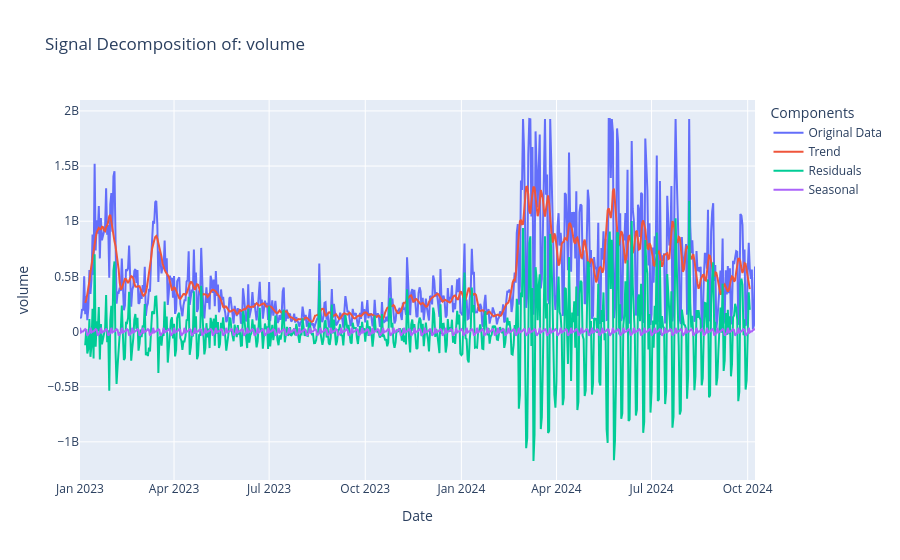

Notebook cell for this chart:
### Markdown cell above
### 4.4.4. Volume

### Code cell
volume = signal_decomp(
    cleaned_futures.historical_data["volume"], return_results=True
)

### Figure 1 — Plotly figure (JSON) as saved in the notebook; plotly's stock layout.template omitted (floating-point values rounded to 4 significant figures; data arrays with more than 128 entries replaced by an {"elided": "..."} marker saying what was removed)
{"data": [{"mode": "lines", "name": "Original Data", "type": "scatter", "x": {"elided": "647 str values"}, "y": {"elided": "647 float values"}}, {"mode": "lines", "name": "Trend", "type": "scatter", "x": {"elided": "647 str values"}, "y": {"elided": "647 float values"}}, {"mode": "lines", "name": "Residuals", "type": "scatter", "x": {"elided": "647 str values"}, "y": {"elided": "647 float values"}}, {"mode": "lines", "name": "Seasonal", "type": "scatter", "x": {"elided": "647 str values"}, "y": {"elided": "647 float values"}}], "layout": {"legend": {"title": {"text": "Components"}}, "showlegend": true, "title": {"text": "Signal Decomposition of: volume"}, "xaxis": {"anchor": "y", "domain": [0, 1], "title": {"text": "Date"}}, "yaxis": {"anchor": "x", "domain": [0, 1], "title": {"text": "volume"}}}}
